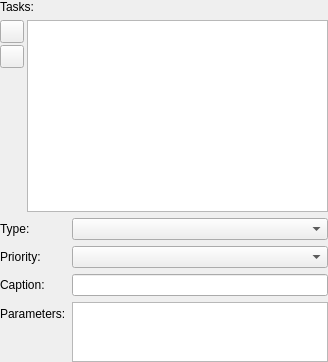
               <widget class="QWidget" name="tasksMainWidget" native="true">
                <property name="sizePolicy">
                 <sizepolicy hsizetype="Preferred" vsizetype="Preferred">
                  <horstretch>0</horstretch>
                  <verstretch>1</verstretch>
                 </sizepolicy>
                </property>
                <layout class="QVBoxLayout" name="verticalLayout_15">
                 <property name="margin">
                  <number>0</number>
                 </property>
                 <item>
                  <widget class="QLabel" name="tasksListLabel">
                   <property name="text">
                    <string>Tasks:</string>
                   </property>
                  </widget>
                 </item>
                 <item>
                  <layout class="QHBoxLayout" name="tasksListLayout">
                   <property name="spacing">
                    <number>3</number>
                   </property>
                   <item>
                    <widget class="QWidget" name="tasksListButtonWidget" native="true">
                     <layout class="QVBoxLayout" name="verticalLayout_12">
                      <property name="spacing">
                       <number>2</number>
                      </property>
                      <property name="margin">
                       <number>0</number>
                      </property>
                      <item>
                       <widget class="QToolButton" name="tasksListAddButton">
                        <property name="toolTip">
                         <string>Add new task</string>
                        </property>
                        <property name="text">
                         <string/>
                        </property>
                        <property name="icon">
                         <iconset resource="imageresources.qrc">
                          <normaloff>:/add</normaloff>:/add</iconset>
                        </property>
                       </widget>
                      </item>
                      <item>
                       <widget class="QToolButton" name="tasksListRemoveButton">
                        <property name="toolTip">
                         <string>Remove current task</string>
                        </property>
                        <property name="text">
                         <string/>
                        </property>
                        <property name="icon">
                         <iconset resource="imageresources.qrc">
                          <normaloff>:/subtract</normaloff>:/subtract</iconset>
                        </property>
                       </widget>
                      </item>
                      <item>
                       <spacer name="tasksListButtonSpacer">
                        <property name="orientation">
                         <enum>Qt::Vertical</enum>
                        </property>
                        <property name="sizeHint" stdset="0">
                         <size>
                          <width>20</width>
                          <height>79</height>
                         </size>
                        </property>
                       </spacer>
                      </item>
                     </layout>
                    </widget>
                   </item>
                   <item>
                    <widget class="QListWidget" name="tasksList">
                     <property name="sizePolicy">
                      <sizepolicy hsizetype="Expanding" vsizetype="Expanding">
                       <horstretch>0</horstretch>
                       <verstretch>2</verstretch>
                      </sizepolicy>
                     </property>
                    </widget>
                   </item>
                  </layout>
                 </item>
                 <item>
                  <widget class="QWidget" name="tasksSettingsWidget" native="true">
                   <layout class="QFormLayout" name="formLayout_2">
                    <property name="fieldGrowthPolicy">
                     <enum>QFormLayout::AllNonFixedFieldsGrow</enum>
                    </property>
                    <property name="margin">
                     <number>0</number>
                    </property>
                    <item row="0" column="0">
                     <widget class="QLabel" name="tasksTypeLabel">
                      <property name="text">
                       <string>Type:</string>
                      </property>
                     </widget>
                    </item>
                    <item row="0" column="1">
                     <widget class="QComboBox" name="tasksTypeComboBox">
                      <property name="toolTip">
                       <string>Type of the task. Defines default firsts, scripts and handling in the Gui. There must only be one Server at a time</string>
                      </property>
                     </widget>
                    </item>
                    <item row="2" column="0">
                     <widget class="QLabel" name="tasksCaptionLabel">
                      <property name="text">
                       <string>Caption:</string>
                      </property>
                     </widget>
                    </item>
                    <item row="2" column="1">
                     <widget class="QLineEdit" name="tasksCaptionEdit">
                      <property name="toolTip">
                       <string>Caption of the task. Can be used by plugins to reference it. In this case a unique caption is advised</string>
                      </property>
                     </widget>
                    </item>
                    <item row="3" column="0">
                     <widget class="QLabel" name="tasksParametersLabel">
                      <property name="text">
                       <string>Parameters:</string>
                      </property>
                     </widget>
                    </item>
                    <item row="3" column="1">
                     <widget class="QPlainTextEdit" name="tasksParametersTextEdit">
                      <property name="sizePolicy">
                       <sizepolicy hsizetype="Expanding" vsizetype="Preferred">
                        <horstretch>0</horstretch>
                        <verstretch>0</verstretch>
                       </sizepolicy>
                      </property>
                      <property name="minimumSize">
                       <size>
                        <width>0</width>
                        <height>40</height>
                       </size>
                      </property>
                      <property name="maximumSize">
                       <size>
                        <width>16777215</width>
                        <height>60</height>
                       </size>
                      </property>
                      <property name="toolTip">
                       <string>Commandline parameters for the first start. Separate by blanks or enter</string>
                      </property>
                     </widget>
                    </item>
                    <item row="1" column="0">
                     <widget class="QLabel" name="taskPriorityLabel">
                      <property name="text">
                       <string>Priority:</string>
                      </property>
                     </widget>
                    </item>
                    <item row="1" column="1">
                     <widget class="QComboBox" name="tasksPriorityComboBox">
                      <property name="toolTip">
                       <string>Scheduling priority of the task</string>
                      </property>
                     </widget>
                    </item>
                   </layout>
                  </widget>
                 </item>
                </layout>
               </widget>
